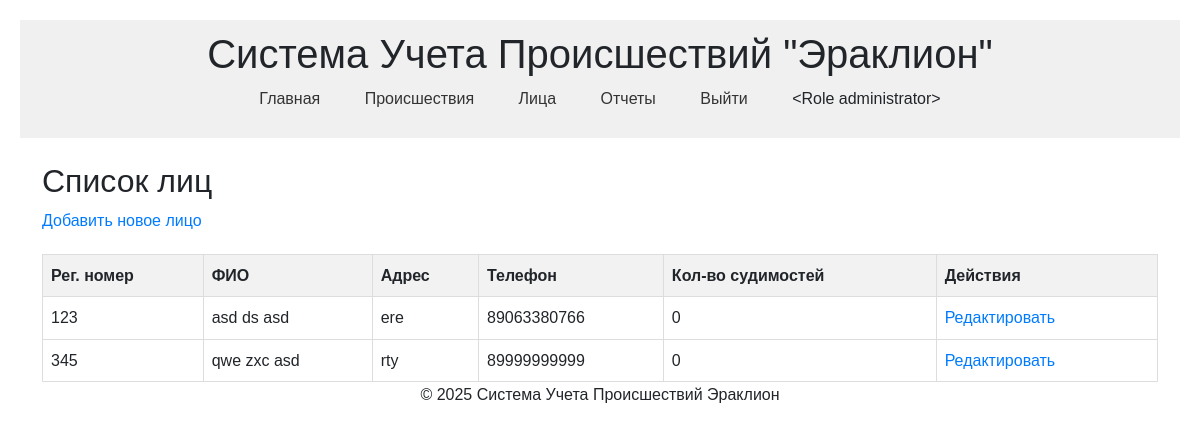
Screenshot of /persons (signed in) with the database file from the repository.
### models.py (models this page shows, shortened)
class Role(db.Model):
    id = db.Column(db.Integer, primary_key=True)
    name = db.Column(db.String(50), unique=True, nullable=False)
    description = db.Column(db.Text)
    def __repr__(self):
        return f'<Role {self.name}>'

class Person(db.Model):
    id = db.Column(db.Integer, primary_key=True)
    reg_number = db.Column(db.String(50), unique=True, nullable=False)
    first_name = db.Column(db.String(100), nullable=False)
    last_name = db.Column(db.String(100), nullable=False)
    patronymic = db.Column(db.String(100))
    address = db.Column(db.String(255))
    phone = db.Column(db.String(20))  # новое поле
    convictions_count = db.Column(db.Integer, default=0)
    incident_roles = db.relationship('IncidentPerson', backref='person', lazy='dynamic')

### routes.py (the view)
@login_required
@routes.route('/persons')
def list_persons():
    persons = Person.query.all()
    return render_template('persons/list_persons.html', persons=persons)

### app.py (called while the page is built)
@login_manager.user_loader
def load_user(user_id):
    return User.query.get(int(user_id))

### templates/persons/list_persons.html
{% extends "base.html" %}
{% block content %}
    <h2>Список лиц</h2>
    {% if current_user.is_authenticated %}
        {% if current_user.role.name == 'administrator' %}
            <a href="{{ url_for('routes.add_person') }}">Добавить новое лицо</a>
        {% endif %}
    {% endif %}
    <table>
        <thead>
            <tr>
                <th>Рег. номер</th>
                <th>ФИО</th>
                <th>Адрес</th>
                <th>Телефон</th>
                <th>Кол-во судимостей</th>
                <th>Действия</th>
            </tr>
        </thead>
        <tbody>
            {% for person in persons %}
                <tr>
                    <td>{{ person.reg_number }}</td>
                    <td>{{ person.last_name }} {{ person.first_name }} {{ person.patronymic or '' }}</td>
                    <td>{{ person.address or 'Не указан' }}</td>
                    <td>{{ person.phone or 'Не указан' }}</td>
                    <td>{{ person.convictions_count }}</td>
                    {% if current_user.is_authenticated %}
                        {% if current_user.role.name == 'administrator' %}
                            <td>
                                <a href="{{ url_for('routes.edit_person', person_id=person.id) }}">Редактировать</a>
                            </td>
                        {% endif %}
                    {% endif %}
                </tr>
            {% endfor %}
        </tbody>
    </table>
{% endblock %}

### templates/base.html (shortened to what this page needs)
<!DOCTYPE html>
<html lang="en">
<head>
    <link href="https://cdn.jsdelivr.net/npm/bootstrap@5.3.2/dist/css/bootstrap.min.css" rel="stylesheet">
    <link rel="stylesheet" href="{{ url_for('static', filename='css/style.css') }}">
</head>
<body>
    <header>
        <h1>Система Учета Происшествий "Эраклион"</h1>
        <nav>
            <ul>
                <li><a href="{{ url_for('routes.index') }}">Главная</a></li>
                {% if current_user.is_authenticated %}
                    <li><a href="{{ url_for('routes.list_incidents') }}">Происшествия</a></li>
                    <li><a href="{{ url_for('routes.list_persons') }}">Лица</a></li>
                    <li><a href="{{ url_for('routes.report_incident_count') }}">Отчеты</a></li>
                    <li><a href="{{ url_for('routes.logout') }}">Выйти</a></li>
                    <li>
                        <span>
                            {{ current_user.role }}
                        </span>
                    </li>
                {% else %}
                    <li>
                        <a href="{{ url_for('routes.login') }}">Войти</a>
                    </li>
                {% endif %}
            </ul>
        </nav>
    </header>
    <main>
        <div class="container mt-4">
            {% block content %}{% endblock %}
        </div>
    </main>
    <div class="footer-wrapper">
      <footer>
        <p>&copy; 2025 Система Учета Происшествий Эраклион</p>
      </footer>
    </div>
</body>
</html>

### static/css/style.css (style rules this page uses)
body { font-family: sans-serif; margin: 20px; line-height: 1.6; }
header { background-color: #f0f0f0; padding: 10px 0; text-align: center; margin-bottom: 20px; }
nav ul { list-style: none; padding: 0; }
nav ul li { display: inline; margin: 0 15px; }
nav a { text-decoration: none; color: #333; }
main { margin-top: 20px; }
table { width: 100%; border-collapse: collapse; margin-top: 20px; }
th, td { border: 1px solid #ddd; padding: 8px; text-align: left; }
th { background-color: #f2f2f2; }
a { color: #007bff; text-decoration: none; margin-right: 10px; }
.footer-wrapper { text-align: center; }

### rows the page displays
Role: role "<Role administrator>"
Person: reg_number "123", last_name "asd", first_name "ds", patronymic "asd", address "ere", phone "89063380766", convictions_count "0"
Person: reg_number "345", last_name "qwe", first_name "zxc", patronymic "asd", address "rty", phone "89999999999", convictions_count "0"
